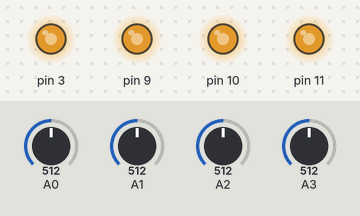
The sketch below on a simulated Arduino Uno, built with avr-gcc and run on an emulated ATmega328P. On the bench: output pins drawn as LEDs (lit = HIGH). The test bench sets the inputs (shaded band); at power-on: A0 = 512, A1 = 512, A3 = 512, A2 = 512.

Above: at 1.2 s.
1.3 s: A0 set to 716
At 2.4 s:
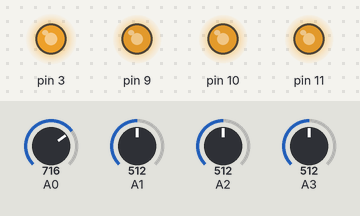
2.8 s: A1 set to 716
At 3.5 s:
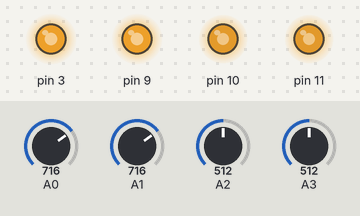
4.3 s: A3 set to 716
At 4.7 s:
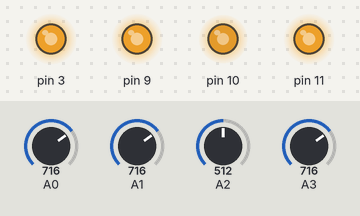
5.8 s: A2 set to 306
At 7.0 s:
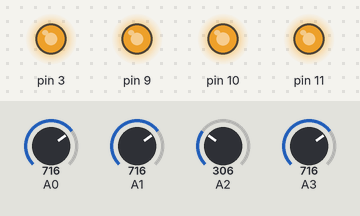
7.3 s: A0 set to 306
At 8.1 s:
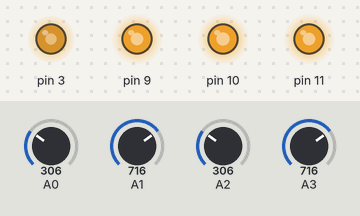
8.8 s: A1 set to 306
At 9.3 s:
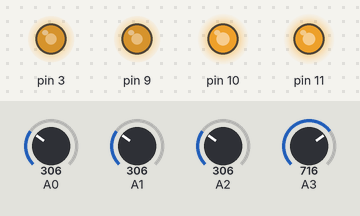
Timing chart, 0 to 11.3 s (numbered marks = the images above; inputs shaded):
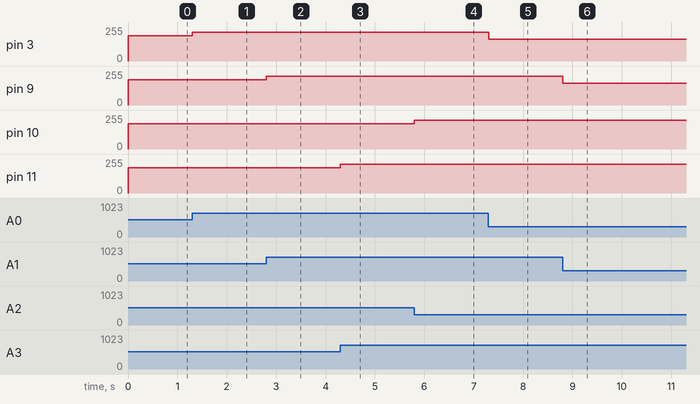

The sketch:

joystick.ino
```cpp
uint16_t V0=0,V1=0,V2=0,V3=0;
uint8_t V0_PWM=0,V1_PWM=0,V2_PWM=0,V3_PWM=0;
static const uint8_t MIN_LIMIT=30,PWM_MIN=130,PWM_MAX=250;
static const uint16_t MAX_LIMIT=999;

void setup() {//Serial.begin(9600);
}

void loop() {pwm_sbus();}

void pwm_sbus() {
  read_joystick();
  V0_PWM = map(V0, MIN_LIMIT, MAX_LIMIT, PWM_MIN, PWM_MAX);
  V1_PWM = map(V1, MIN_LIMIT, MAX_LIMIT, PWM_MIN, PWM_MAX);
  V2_PWM = map(V2, MIN_LIMIT, MAX_LIMIT, PWM_MAX, PWM_MIN);
  V3_PWM = map(V3, MIN_LIMIT, MAX_LIMIT, PWM_MIN, PWM_MAX);
  analogWrite(3, V0_PWM);
  analogWrite(9, V1_PWM);
  analogWrite(10, V2_PWM);
  analogWrite(11, V3_PWM);

//  Serial.print(V0);Serial.print(',');Serial.print(V1);Serial.print(',');
//  Serial.print(V2);Serial.print(',');Serial.print(V3);Serial.print(',');
//  Serial.print(V0_PWM);Serial.print(',');Serial.print(V1_PWM);Serial.print(',');
//  Serial.print(V2_PWM);Serial.print(',');Serial.println(V3_PWM);
}

void read_joystick() {
  V0 = analogRead(A0); // Roll
  if (V0 < MIN_LIMIT) {V0 = MIN_LIMIT;}
  if (V0 > MAX_LIMIT) {V0 = MAX_LIMIT;}
  V1 = analogRead(A1); // Pitch
  if (V1 < MIN_LIMIT) {V1 = MIN_LIMIT;}
  if (V1 > MAX_LIMIT) {V1 = MAX_LIMIT;}
  V2 = analogRead(A2); // Throttle
  if (V2 < MIN_LIMIT) {V2 = MIN_LIMIT;}
  if (V2 > MAX_LIMIT) {V2 = MAX_LIMIT;}
  V3 = analogRead(A3); // Yaw
  if (V3 < MIN_LIMIT) {V3 = MIN_LIMIT;}
  if (V3 > MAX_LIMIT) {V3 = MAX_LIMIT;}
}
```

Measured:
- after the input at 1.3 s, pin 3: 189/255 → 214/255 at once
- after the input at 2.8 s, pin 9: 189/255 → 214/255 at once
- after the input at 4.3 s, pin 11: 189/255 → 214/255 at once
- after the input at 5.8 s, pin 10: 191/255 → 216/255 at once
- after the input at 7.3 s, pin 3: 214/255 → 164/255 at once
- after the input at 8.8 s, pin 9: 214/255 → 164/255 at once
